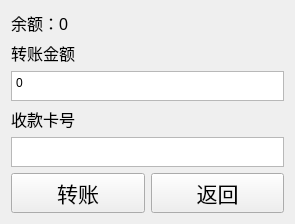
<?xml version="1.0" encoding="UTF-8"?>
<ui version="4.0">
 <class>transfer_window</class>
 <widget class="QWidget" name="transfer_window">
  <property name="geometry">
   <rect>
    <x>0</x>
    <y>0</y>
    <width>295</width>
    <height>206</height>
   </rect>
  </property>
  <property name="windowTitle">
   <string>转账</string>
  </property>
  <layout class="QGridLayout" name="gridLayout">
   <item row="0" column="0">
    <widget class="QLabel" name="balanceLabel">
     <property name="font">
      <font>
       <pointsize>12</pointsize>
      </font>
     </property>
     <property name="text">
      <string>余额：0</string>
     </property>
     <property name="alignment">
      <set>Qt::AlignLeading|Qt::AlignLeft|Qt::AlignVCenter</set>
     </property>
    </widget>
   </item>
   <item row="1" column="0">
    <widget class="QLabel" name="transferLabel">
     <property name="font">
      <font>
       <pointsize>12</pointsize>
      </font>
     </property>
     <property name="text">
      <string>转账金额</string>
     </property>
     <property name="alignment">
      <set>Qt::AlignLeading|Qt::AlignLeft|Qt::AlignVCenter</set>
     </property>
    </widget>
   </item>
   <item row="2" column="0" colspan="2">
    <widget class="QPlainTextEdit" name="transferTextEdit">
     <property name="sizePolicy">
      <sizepolicy hsizetype="Expanding" vsizetype="Fixed">
       <horstretch>0</horstretch>
       <verstretch>0</verstretch>
      </sizepolicy>
     </property>
     <property name="minimumSize">
      <size>
       <width>0</width>
       <height>30</height>
      </size>
     </property>
     <property name="maximumSize">
      <size>
       <width>16777215</width>
       <height>30</height>
      </size>
     </property>
     <property name="plainText">
      <string>0</string>
     </property>
    </widget>
   </item>
   <item row="3" column="0">
    <widget class="QLabel" name="targetCardLabel">
     <property name="font">
      <font>
       <pointsize>12</pointsize>
      </font>
     </property>
     <property name="text">
      <string>收款卡号</string>
     </property>
     <property name="alignment">
      <set>Qt::AlignLeading|Qt::AlignLeft|Qt::AlignVCenter</set>
     </property>
    </widget>
   </item>
   <item row="4" column="0" colspan="2">
    <widget class="QPlainTextEdit" name="targetCardTextEdit">
     <property name="sizePolicy">
      <sizepolicy hsizetype="Expanding" vsizetype="Fixed">
       <horstretch>0</horstretch>
       <verstretch>0</verstretch>
      </sizepolicy>
     </property>
     <property name="minimumSize">
      <size>
       <width>0</width>
       <height>30</height>
      </size>
     </property>
     <property name="maximumSize">
      <size>
       <width>16777215</width>
       <height>30</height>
      </size>
     </property>
    </widget>
   </item>
   <item row="5" column="0">
    <widget class="QPushButton" name="transferButton">
     <property name="font">
      <font>
       <pointsize>16</pointsize>
      </font>
     </property>
     <property name="text">
      <string>转账</string>
     </property>
    </widget>
   </item>
   <item row="5" column="1">
    <widget class="QPushButton" name="backButton">
     <property name="font">
      <font>
       <pointsize>16</pointsize>
      </font>
     </property>
     <property name="text">
      <string>返回</string>
     </property>
    </widget>
   </item>
  </layout>
 </widget>
 <resources>
  <include location="../resources.qrc"/>
 </resources>
 <connections/>
</ui>
